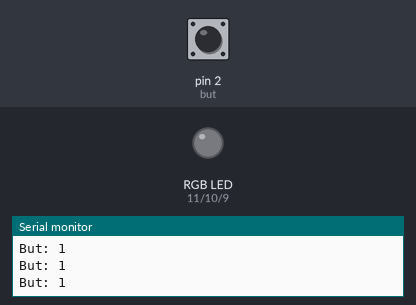
Simulated run of this sketch. Board: Arduino Uno, built with avr-gcc and run on an emulated ATmega328P. Shown: an RGB LED mixed from three pins (HIGH = lit), the last lines printed to the serial monitor. Inputs (shaded band) come from the test bench; at power-on: pin 2 (but) HIGH. Dim RGB values are drawn brighter than linear; random numbers use the default seed unless the sketch sets one.

Above: at 1.2 s.
1.3 s: pin 2 (but) pulled LOW for 0.15 s
At 2.0 s:
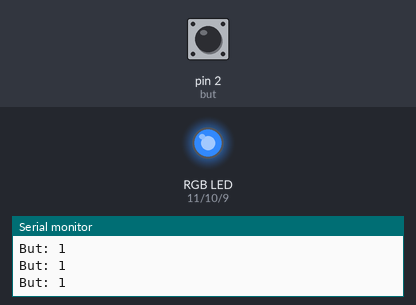
2.9 s: pin 2 (but) pulled LOW for 1 s
At 4.4 s:
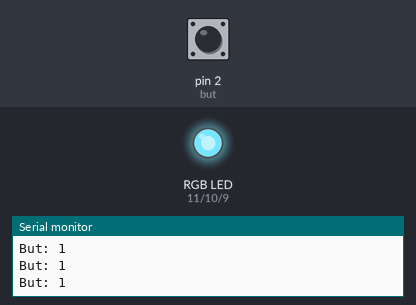
5.4 s: pin 2 (but) pulled LOW for 0.15 s
At 6.4 s:
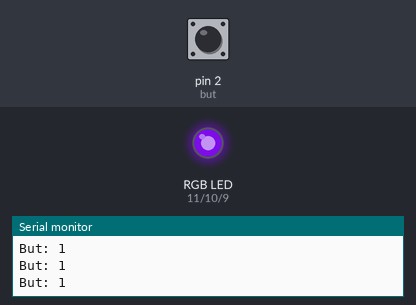
7.0 s: pin 2 (but) pulled LOW for 3.2 s
At 7.5 s:
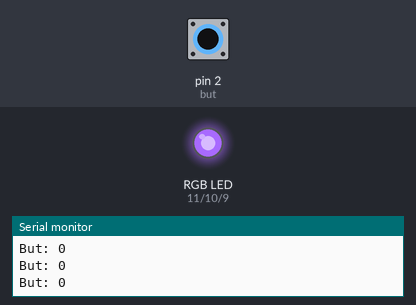
11.7 s: pin 2 (but) pulsed LOW 5 times (0.12 s each, 0.3 s apart)
At 13.2 s:
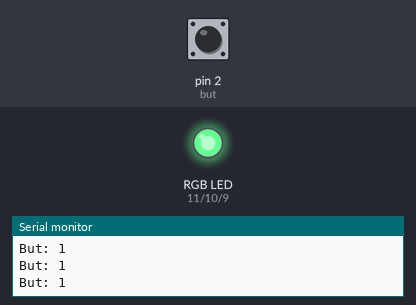
14.7 s: pin 2 (but) pulled LOW for 0.15 s
At 15.7 s:
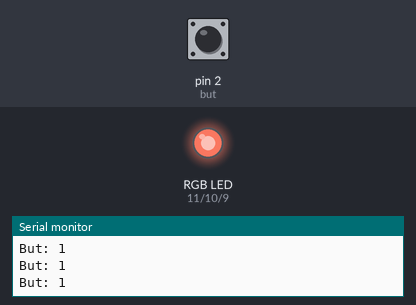
Timing chart, 0 to 17.3 s (numbered marks = the images above; inputs shaded):
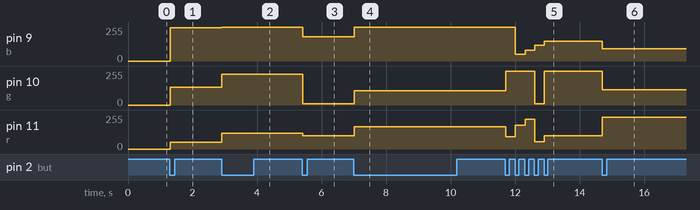

Measured:
- after the input at 1.3 s, pin 9 (b): 0/255 → 248/255 at once; pin 10 (g): 0/255 → 134/255 at once; pin 11 (r): 0/255 → 49/255 at once
- after the input at 2.9 s, pin 9 (b): 248/255 → 255/255 at once; pin 10 (g): 134/255 → 230/255 at once; pin 11 (r): 49/255 → 118/255 at once
- after the input at 5.4 s, pin 9 (b): 255/255 → 182/255 at once; pin 10 (g): 230/255 → 10/255 at once; pin 11 (r): 118/255 → 98/255 at once
- after the input at 7.0 s, pin 9 (b): 182/255 → 255/255 at once; pin 10 (g): 10/255 → 106/255 at once; pin 11 (r): 98/255 → 168/255 at once
- after the input at 11.7 s, pin 9 (b): 255/255 → 52/255 after 0.31 s, → 80/255 0.30 s later, → 119/255 0.30 s later, → 147/255 0.30 s later; pin 10 (g): 106/255 → 255/255 at once, → 8/255 0.90 s later, → 255/255 0.30 s later
- after the input at 14.7 s, pin 9 (b): 147/255 → 92/255 at once; pin 10 (g): 255/255 → 114/255 at once; pin 11 (r): 100/255 → 239/255 at once

The sketch:

Engine_Test.ino
```cpp
const int r = 11;
const int g = 10;
const int b = 9;

const uint8_t but = 2;
uint8_t prev_but = 1;

void setup() {
  pinMode(but, INPUT_PULLUP);
  pinMode(r, OUTPUT);
  pinMode(g, OUTPUT);
  pinMode(b, OUTPUT);

  Serial.begin(9600);
}

void setColor(int red, int green, int blue){
  analogWrite(r, red);
  analogWrite(g, green);
  analogWrite(b, blue);
}

void loop() {
  // update
  srand(millis());

  int but_value = digitalRead(but);

  Serial.println("But: " + String(but_value));

  if(but_value == 0 && prev_but){
    setColor(rand() % 256, rand() * 2 % 256, rand() * 3 % 256);
    prev_but = 0;
  }
  if(but_value == 1){
    prev_but = 1;
  }
}
```
